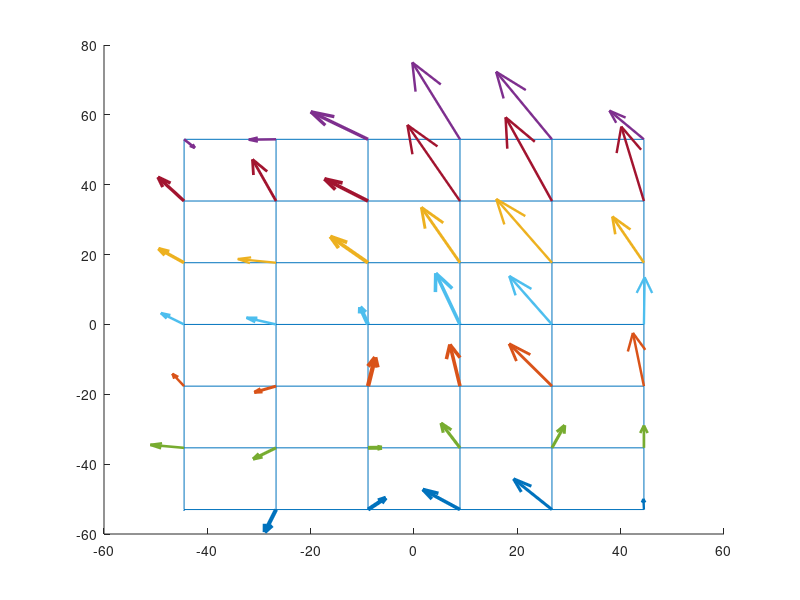

Source code (MATLAB):
load('calib.mat');

% gridcalibration1466187461

gc = gridcalibration1466187461;

rows = size(gc, 1);

clf;
hold on;

% Draw grid lines
l = 53.0;
w = 44.5;

l_seg = 6;
w_seg = 5;

L = linspace(-l, l, l_seg + 1);
W = linspace(-w, w, w_seg + 1);

% Vertical lines
for w_ = W
    line([w_, w_], [-l, l]);
end

% Horizontal lines
for l_ = L
    line([-w, w], [l_, l_]);
end

% Draw displacement vectors
for i = 1:rows
    row = gc(i, :);
    
    from = row(1);
    from = from{:};
    
    to = row(2);
    to = to{:};
    
    diff = to - from;
    
    weight = row(3);
    weight = weight{:};
    
    q = quiver(from(1), from(2), diff(1), diff(2), 5);
    
    set(q, 'linewidth', weight * 6);
    % set(q, 'color', weight);
end

hold off;